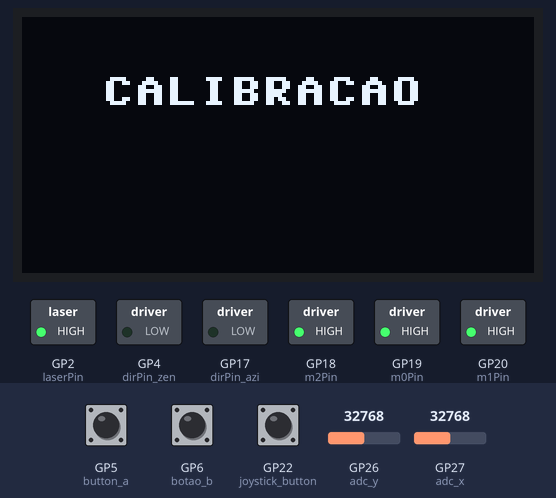
The program below on a simulated Raspberry Pi Pico running MicroPython. On the bench: 128×64 one-colour display, switched loads named in the program (green lamp = pin HIGH). Inputs (shaded band) come from the test bench; at power-on: GP26 (adc_y) = 32768, GP27 (adc_x) = 32768, GP6 (botao_b) HIGH, GP5 (button_a) HIGH, GP22 (joystick_button) HIGH (analog values on the 0–65535 scale). Pins used as bus, display or sensor lines are not drawn.

Above: at 5.0 s.
5.1 s: GP26 (adc_y) set to 61952
6.6 s: GP26 (adc_y) set to 63408
At 7.4 s:
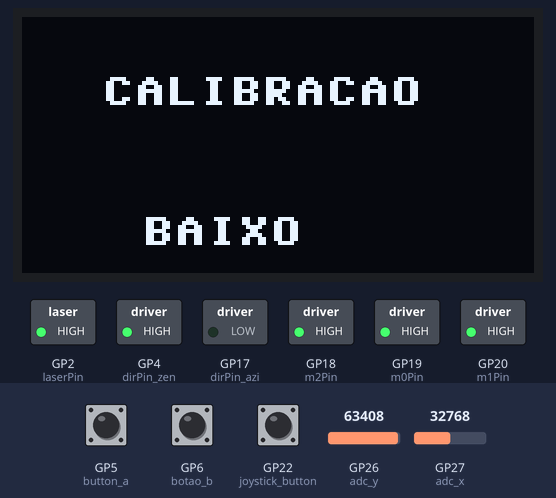
8.1 s: GP27 (adc_x) set to 2896
9.6 s: GP27 (adc_x) set to 2384
At 10.8 s:
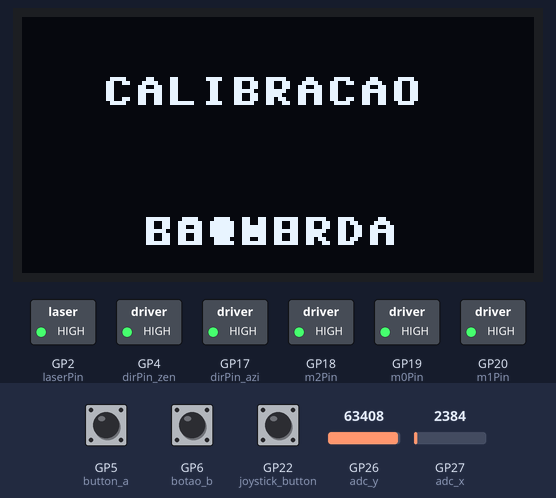
11.1 s: GP6 (botao_b) pulled LOW for 0.15 s
At 11.6 s:
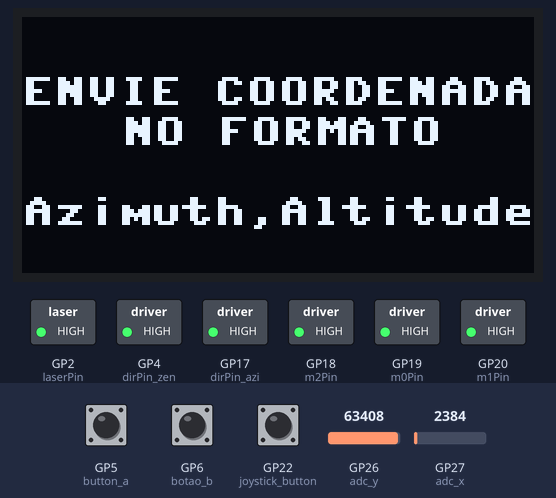
12.7 s: GP6 (botao_b) pulled LOW for 1 s
At 13.75 s:
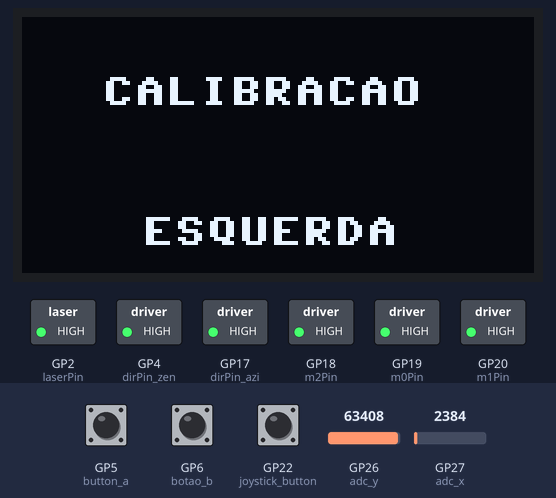
Timing chart, 0 to 15.7 s (numbered marks = the images above; inputs shaded):
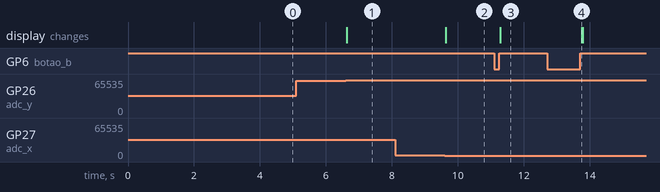

Measured:
- the behaviour switches between 62608 and 62624 on GP26 (adc_y) (found by bisection; images 0 and 1)
- the behaviour switches between 2624 and 2608 on GP27 (adc_x) (found by bisection; images 1 and 2)
- after the input at 5.1 s, every drawn part: stays the same
- after the input at 6.6 s, GP4 (dirPin_zen): LOW → HIGH at once; the display: changes at once (image 1)
- after the input at 8.1 s, every drawn part: stays the same
- after the input at 9.6 s, GP17 (dirPin_azi): LOW → HIGH at once; the display: changes at once (image 2)
- after the input at 11.1 s, the display: changes after 0.18 s (image 3)
- after the input at 12.7 s, the display: changes after 1.0 s (image 4)

The program:

main.py
```python
# Libraries
from machine import Pin
from time import sleep_ms, sleep
import sys
from machine import Pin, ADC, SoftI2C, PWM
from ssd1306 import SSD1306_I2C
import framebuf
import neopixel
import time
import random
from machine import Pin, UART


############## INIT/CONFIG PORTS

 # Configura UART0
uart = UART(0, 9600)

# Inicializa o joystick
adc_x = ADC(Pin(27))
adc_y = ADC(Pin(26))
joystick_button = Pin(22, Pin.IN, Pin.PULL_UP)

# Define os valores mínimos e máximos dos conversores AD
adc_min = 300
adc_max = 65535
adc_avg = int((adc_max-adc_min)/2)
tol = 30000 # tolerance to arbitrate between right/left movement

# Inicialização de variáveis para controle do display OLED.
i2c = SoftI2C(scl=Pin(15), sda=Pin(14))
oled = SSD1306_I2C(128, 64, i2c)
oled.fill(0)

# Configura pinos de microstep do motor
m0Pin = Pin(19, Pin.OUT)
m1Pin = Pin(20, Pin.OUT)
m2Pin = Pin(18, Pin.OUT)

# create an output pin on pin #0
dirPin_zen = Pin(4, Pin.OUT) #laser
stepPin_zen = Pin(28, Pin.OUT) #laser
dirPin_azi = Pin(17, Pin.OUT) #base
stepPin_azi = Pin(16, Pin.OUT) #base

laserPin = Pin(2, Pin.OUT) # laser

laserPin.value(1)

botao_b = Pin(6, Pin.IN, Pin.PULL_UP)
button_a = Pin(5, Pin.IN, Pin.PULL_UP)


############## FUNCTIONS

# takes a step (Azimuth)
def step_x():
    stepPin_azi.value(1)
    sleep_ms(3)
    stepPin_azi.value(0)
    sleep_ms(3)

# takes a step (Zenith)
def step_y():
    stepPin_zen.value(1)
    sleep_ms(3)
    stepPin_zen.value(0)
    sleep_ms(3)

# indicates if joystick is being pushed up or down
def up_or_down(adc_value, adc_avg):
    if (adc_value<(adc_avg-tol)):
        return 'up'
    if adc_value>(adc_avg+tol):
        return 'down'
    else:
        return None

# indicates if joystick is being pushed to the left or to the right
def left_or_right(adc_value, adc_avg):
    if (adc_value<(adc_avg-tol)):
        return 'left'
    if adc_value>(adc_avg+tol):
        return 'right'
    else:
        return None

# converts angle (degrees) to step (1/32 microstepping)
# 1 step = 1.8 degrees
def degrees2step(angle):
    microstep = 1.8/32 # degrees
    n_steps = int(angle/microstep)
    return n_steps

# sets new reference for Zenith and Azimuth angles
def set_reference():
    azi_angle = 0
    zen_angle = 0

# recalibrates both step motors using BitDogLab joystick
def recalibrate(dirPin_x, dirPin_y, adc_x, adc_y, joystick_button, botao_b, oled):
    previous_pos_x = None
    previous_pos_y = None
    joystick_button_pressed = False
    micro_adjust = False

    oled.fill(0)
    oled.text("CALIBRACAO", 20, 15)
    oled.show()

    button_b_pressed = False

    # Waits user calibration
    while True:
        adc_value_x = adc_x.read_u16()
        adc_value_y = adc_y.read_u16()

        # Reads Joystick postion
        current_pos_x = left_or_right(adc_value_x, adc_avg)
        current_pos_y = up_or_down(adc_value_y, adc_avg)

        # Reads Joystick button status
        joystick_button_state = joystick_button.value()


        # Verify if joystick was pressed and released
        if joystick_button_state == 0 and not joystick_button_pressed:
            joystick_button_pressed = True
            micro_adjust = not micro_adjust


        if joystick_button_state == 1:
            joystick_button_pressed = False


        # If Joystick to the right, then moves the motor
        if current_pos_x == 'right':
            if previous_pos_x != 'right':
                oled.text("DIREITA", 30, 50)
                oled.show()
                dirPin_x.value(0)
                previous_pos_x = 'right'


            step_x()
            if micro_adjust:
                sleep_ms(50)


        # If Joystick to the left, then moves the motor
        elif current_pos_x == 'left':
            if previous_pos_x != 'left':
                oled.text("ESQUERDA", 30, 50)
                oled.show()
                dirPin_x.value(0)
                dirPin_x.value(1)
                previous_pos_x = 'left'


            step_x()
            if micro_adjust:
                sleep_ms(50)


        # Else, do nothing
        elif current_pos_x == None:
            if previous_pos_x != None:
                previous_pos_x = None
                oled.fill(0)
                oled.text("CALIBRACAO", 20, 15)
                oled.show()


        # If Joystick is up, then moves the motor
        if current_pos_y == 'up':
            if previous_pos_y != 'up':
                oled.text("CIMA", 30, 50)
                oled.show()
                dirPin_y.value(0)
                previous_pos_y = 'up'


            if micro_adjust:
                sleep_ms(50)
            step_y()

        # If Joystick is down, then moves the motor
        elif current_pos_y == 'down':
            if previous_pos_y != 'down':
                oled.text("BAIXO", 30, 50)
                oled.show()
                dirPin_y.value(1)
                previous_pos_y = 'down'


            if micro_adjust:
                sleep_ms(50)
            step_y()


        # Else, do nothing
        elif current_pos_y == None:
            if previous_pos_y != None:
                oled.fill(0)
                oled.text("CALIBRACAO", 20, 15)
                oled.show()
                previous_pos_y = None

        # Checks is button b was pressed
        if botao_b.value()==0:
            button_b_pressed = True

        # Checks is button b was pressed and released then left function
        elif button_b_pressed and botao_b.value():
            return 0,0


############## MAIN

# configures microstep pins (to 1/32)
m0Pin.value(1)
m1Pin.value(1)
m2Pin.value(1)

# sets initial reference (for Zenith and Azimuth angles):
zen_angle = 0
azi_angle = 0


zen_angle, azi_angle = recalibrate(dirPin_azi, dirPin_zen, adc_x, adc_y, joystick_button, botao_b, oled)

oled.fill(0)
oled.text("ENVIE COORDENADAS", 0,15)
oled.text("NO FORMATO", 25,25)
oled.text("Azimuth,Altitude", 0,45)
oled.show()

led_state = 0
laserPin.value(1)

while True:

    ############## Zenith

    uart.write('Zenith Angle (0 a 90): \n')

    # flags
    wait = True
    button_b_pressed = False
    button_a_pressed = False

    # Samples data, Button A, Button B from BitDogLab
    while wait:
        # Checks if button B was pressed
        if botao_b.value() == 0:
            button_b_pressed = True

        # Checks if button B was already pressed and released
        elif botao_b.value() == 1 and button_b_pressed:
            button_b_pressed = False

            # enters calibration mode
            zen_angle, azi_angle = recalibrate(dirPin_azi, dirPin_zen, adc_x, adc_y, joystick_button, botao_b, oled)

            oled.fill(0)
            oled.text("ENVIE COORDENADAS", 0,15)
            oled.text("NO FORMATO", 25,25)
            oled.text("Azimuth,Altitude", 0,45)
            oled.show()

        # Checks if button A was pressed
        if button_a.value() == 0:
            button_a_pressed = True

        # Checks if button A was already pressed and released
        elif button_a.value() == 1 and button_a_pressed:
            # Led Off
            if led_state == 0:
                led_state = 2
                laserPin.value(0)

            # Led On
            elif led_state == 2:
                led_state = 0
                laserPin.value(1)
            button_a_pressed = False

        # Verify if data is avaliable
        if uart.any():
            data = uart.read().decode('utf-8').strip()  # Read and remove white spaces
            try:
                # Splits data received by comma
                values = data.split(',')
                if len(values) == 2:  # certify if threre is only two values
                    azi_input = float(values[0])  # Converts azimuth to float
                    zen_input = float(values[1])  # Converts alitude to float
                    wait = False
                    print(f"Zenith: {zen_input}, Azimuth: {azi_input}")
            except ValueError:
                print("Dados recebidos inválidos. Certifique-se de enviar no formato 20,20.")

    # Verify if azimuth is greater than 180, and if so, changes its value to
    # the corresponding negative angle value
    if azi_input > 180:
        azi_input = (-1)*(360 - azi_input)

    if led_state == 1:
        laserPin.value(0)

    # calculates the needed rotation to reach the input angle
    zen = zen_input - zen_angle

    # determines direction of rotation
    if zen<0:
        dirPin_zen.value(1)
        zen = -zen # turns into positive number
    else:
        dirPin_zen.value(0)

    # converts calculated angle in degrees to number of microsteps (1/32) needed
    zen_steps = degrees2step(zen)

    ############## Azimuth


    uart.write('Zenith Angle: {} deg. \n'.format(zen_input))
    uart.write('Azimuth Angle: {} deg. \n'.format(azi_input))

    # calculates the needed rotation to reach the input angle
    azi = azi_input-azi_angle

    # determines direction of rotation
    if azi<0:
        dirPin_azi.value(1)
        azi = -azi # turns into positive number
    else:
        dirPin_azi.value(0)

    # converts calculated angle in degrees to number of microsteps (1/32) needed
    azi_steps = degrees2step(azi)

    # displays configured angles in the OLED
    oled.fill(0)

    oled.text("-"*30,0,0)
    oled.text(f"AZIMUTH: {azi_input:.2f}", 5, 10)
    oled.text(f"ALTITUDE: {zen_input:.2f}", 5, 25)

    oled.text("-"*30,0,35)


    oled.text("A: LASER", 5, 45)
    oled.text("B: CALIBRACAO", 5, 55)

    oled.show()

    # moves to new position
    for i in range(azi_steps):
        step_x()
    for i in range (zen_steps):
        step_y()

    # update current position (in relation to the reference set earlier)
    zen_angle = zen_input
    azi_angle = azi_input

    if led_state == 1:
        laserPin.value(1)
```
